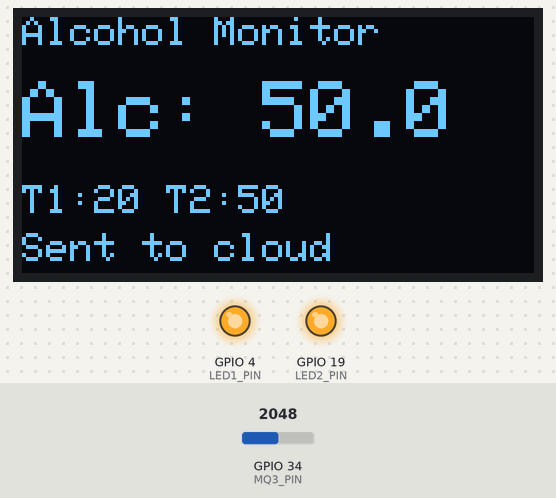
Recording of a program running on a simulated ESP32. Shown: 128×64 one-colour display, output pins drawn as LEDs (lit = HIGH). The inputs (shaded band) are chosen by the test bench; at power-on: GPIO 34 (MQ3_PIN) = 2048 (analog values on the 0–4095 scale). WiFi joins after 1.5 s; servers stay silent unless stated; EEPROM starts erased; no MQTT or app messages arrive unless stated; what the program prints to the serial monitor is not drawn.

Above: at 2.7 s.
2.8 s: GPIO 34 (MQ3_PIN) set to 1982
At 4.3 s:
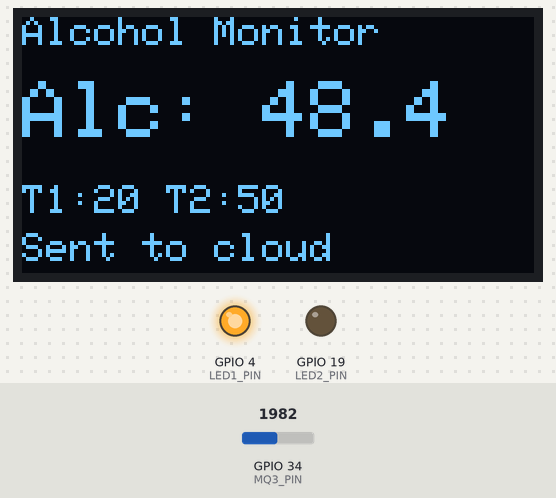
5.1 s: GPIO 34 (MQ3_PIN) set to 887
At 6.8 s:
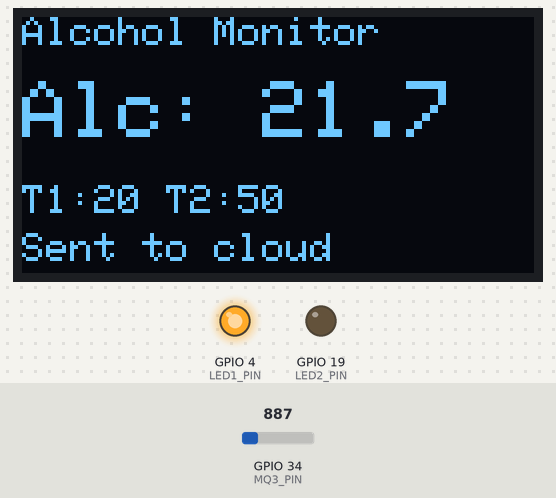
7.1 s: GPIO 34 (MQ3_PIN) set to 763
At 8.6 s:
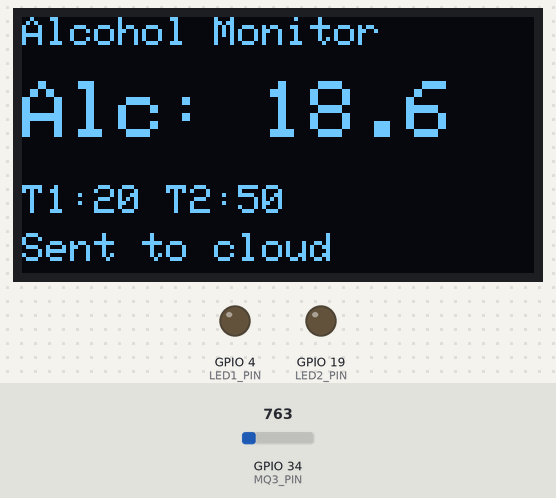
9.1 s: GPIO 34 (MQ3_PIN) set to 427
At 10.1 s:
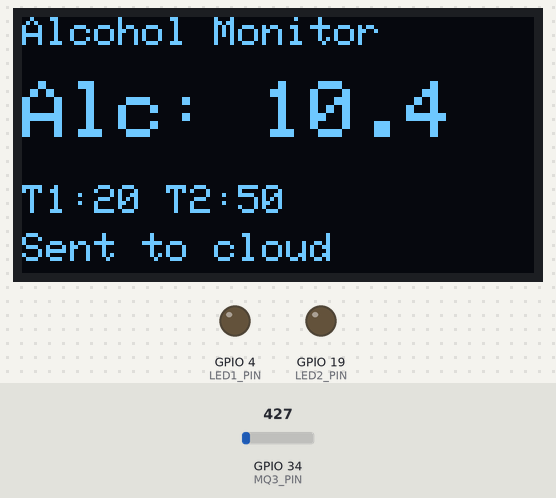
12.1 s: GPIO 34 (MQ3_PIN) set to 381
At 15.2 s:
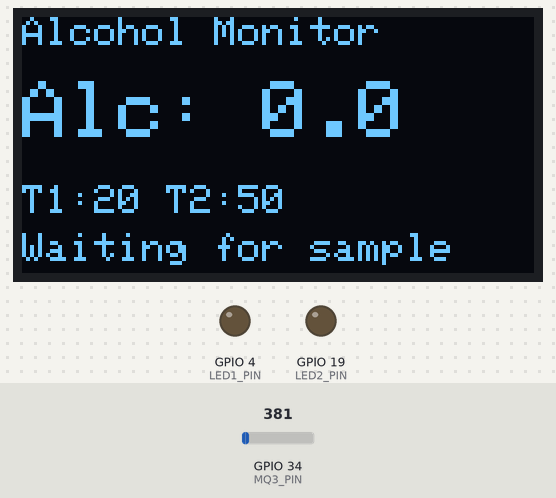
Timing chart, 0 to 16.7 s (numbered marks = the images above; inputs shaded):
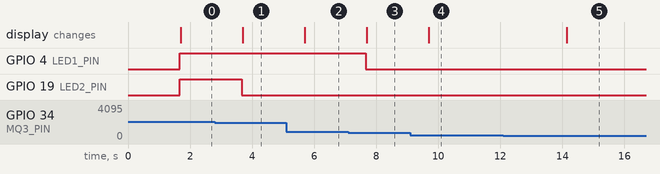

The program:

main.cpp
```cpp
#include <Arduino.h>
#include <ArduinoJson.h>
#include <Adafruit_GFX.h>
#include <Adafruit_SSD1306.h>
#include <HTTPClient.h>
#include <Preferences.h>
#include <PubSubClient.h>
#include <WiFi.h>
#include <WiFiClientSecure.h>
#include <Wire.h>

#include "secrets.h"

// ส่งผลวัดเข้า Firebase Realtime Database (แอปไม่ได้อ่านส่วนนี้ ใช้ Firestore แทน)
// ปิดไว้เป็นค่าเริ่มต้น เพราะต้องเปิด RTDB rules ให้เขียนได้โดยไม่ล็อกอิน
// และ HTTPS แบบ blocking ทำให้ loop ค้าง เปิดได้ด้วย build flag -D ENABLE_FIREBASE_RTDB=1
#ifndef ENABLE_FIREBASE_RTDB
#define ENABLE_FIREBASE_RTDB 0
#endif

const char *mqttServer = "mqtt.netpie.io";
const int mqttPort = 1883;

const char *topic_sub = "@msg/home/device_control";
const char *topic_pub = "@msg/home/device_status";
const char *data_pub = "@shadow/data/update";

const int OLED_SDA = 21;
const int OLED_SCL = 22;
const int LED1_PIN = 4;
const int LED2_PIN = 19;
const int MQ3_PIN = 34;

const uint8_t SCREEN_WIDTH = 128;
const uint8_t SCREEN_HEIGHT = 64;
const int OLED_RESET = -1;
const uint8_t OLED_ADDR = 0x3C;

const unsigned long SENSOR_READ_INTERVAL_MS = 1000; // อ่านเซ็นเซอร์ทุก 1 วินาที
const unsigned long DISPLAY_HOLD_MS = 2500; // แสดงค่าที่วัดได้ 2.5 วินาที ก่อนกลับไปหน้ารอวัดใหม่
const unsigned long HEARTBEAT_INTERVAL_MS = 5000; // ส่งสถานะให้แอปอย่างน้อยทุก 5 วินาที แม้ไม่มีการเป่า
const unsigned long MQTT_RETRY_INTERVAL_MS = 5000; // ลองต่อ MQTT ใหม่ทุก 5 วินาทีโดยไม่บล็อก loop
const unsigned long WIFI_CONNECT_TIMEOUT_MS = 15000;
const float MIN_REPORT_BAC = 10.0f;
const float BAC_MAX_VALUE = 100.0f;

float threshold1 = 20.0f;
float threshold2 = 50.0f;
float lastBacValue = 0.0f;
float lastDisplayedBac = 0.0f;
int lastRawValue = 0;
int alertLevel = 0;
unsigned long lastSensorReadAt = 0;
unsigned long lastDisplayValueAt = 0;
unsigned long lastStatusPublishAt = 0;
unsigned long lastMqttAttemptAt = 0;
bool displayReady = false;
bool displayHoldingValue = false;

WiFiClient wifiClient;
PubSubClient mqttClient(wifiClient);
Preferences preferences;
Adafruit_SSD1306 display(SCREEN_WIDTH, SCREEN_HEIGHT, &Wire, OLED_RESET);

// จำกัดค่า BAC ให้อยู่ในช่วงที่ระบบรองรับ
float clampBac(float value) {
  if (value < 0.0f) {
    return 0.0f;
  }
  if (value > BAC_MAX_VALUE) {
    return BAC_MAX_VALUE;
  }
  return value;
}

// ปัดทศนิยมให้เหลือ 1 ตำแหน่งเพื่อแสดงผล/ส่งข้อมูลให้สม่ำเสมอ
float roundOneDecimal(float value) {
  return roundf(value * 10.0f) / 10.0f;
}

// จัดระเบียบค่า threshold ให้อยู่ในช่วงถูกต้องและเรียงจากน้อยไปมาก
void normalizeThresholds() {
  threshold1 = clampBac(threshold1);
  threshold2 = clampBac(threshold2);

  // ถ้าสลับลำดับกันอยู่ ให้สลับกลับเพื่อกันเงื่อนไขผิดพลาด
  if (threshold1 > threshold2) {
    const float temp = threshold1;
    threshold1 = threshold2;
    threshold2 = temp;
  }
}

// โหลด threshold ที่แอปเคยตั้งไว้ ไม่ให้รีเซ็ตเป็น 20/50 ทุกครั้งที่บอร์ดรีบูต
void loadThresholds() {
  preferences.begin("alcohol", true);
  threshold1 = preferences.getFloat("t1", threshold1);
  threshold2 = preferences.getFloat("t2", threshold2);
  preferences.end();
  normalizeThresholds();
}

void saveThresholds() {
  preferences.begin("alcohol", false);
  preferences.putFloat("t1", threshold1);
  preferences.putFloat("t2", threshold2);
  preferences.end();
}

// อ่านค่าเซ็นเซอร์หลายครั้งแล้วเฉลี่ย เพื่อลดสัญญาณรบกวน
int readAlcoholRaw() {
  long total = 0;
  const int sampleCount = 10;

  for (int sample = 0; sample < sampleCount; sample++) {
    total += analogRead(MQ3_PIN);
    delay(5);
  }

  return total / sampleCount;
}

// แปลงค่าดิบเป็นเปอร์เซ็นต์  ตามสเกล 0-100
float convertRawToBac(int rawValue) {
  return clampBac((rawValue / 4095.0f) * BAC_MAX_VALUE);
}

// วาดข้อมูลสถานะทั้งหมดลง OLED
void renderDisplay(float bacValue, bool showMeasuredValue) {
  // ถ้า OLED ไม่พร้อม ให้ข้ามทันที
  if (!displayReady) {
    return;
  }

  display.clearDisplay();
  display.setTextColor(SSD1306_WHITE);
  display.setTextSize(1);
  display.setCursor(0, 0);
  display.println("Alcohol Monitor");

  display.setTextSize(2);
  display.setCursor(0, 16);
  display.print("Alc: ");
  display.println(roundOneDecimal(showMeasuredValue ? bacValue : 0.0f), 1);

  display.setTextSize(1);
  display.setCursor(0, 42);
  display.print("T1:");
  display.print(roundOneDecimal(threshold1), 0);
  display.print(" T2:");
  display.println(roundOneDecimal(threshold2), 0);

  display.setCursor(0, 54);
  if (showMeasuredValue) {
    display.print("Sent to cloud");
  } else {
    display.print("Waiting for sample");
  }

  display.display();
}

// อัปเดตระดับแจ้งเตือน และควบคุม LED ตามค่า BAC
void updateAlertOutputs(float bacValue) {
  if (bacValue >= threshold2) {
    alertLevel = 2;
  } else if (bacValue >= threshold1) {
    alertLevel = 1;
  } else {
    alertLevel = 0;
  }

  digitalWrite(LED1_PIN, alertLevel >= 1 ? HIGH : LOW);
  digitalWrite(LED2_PIN, alertLevel >= 2 ? HIGH : LOW);
}

// ส่งสถานะล่าสุดขึ้น Shadow ของ NetPIE
void publishShadow() {
  if (!mqttClient.connected()) {
    Serial.println("Shadow publish skipped: MQTT disconnected");
    return;
  }

  const int led1State = digitalRead(LED1_PIN);
  const int led2State = digitalRead(LED2_PIN);

  StaticJsonDocument<384> doc;
  JsonObject data = doc.createNestedObject("data");
  data["red"] = led2State;
  data["yellow"] = led1State;
  data["bac"] = roundOneDecimal(lastBacValue);
  data["raw"] = lastRawValue;
  data["alertLevel"] = alertLevel;
  data["threshold1"] = roundOneDecimal(threshold1);
  data["threshold2"] = roundOneDecimal(threshold2);

  char payload[384];
  serializeJson(doc, payload, sizeof(payload));
  const bool ok = mqttClient.publish(data_pub, payload, true);
  Serial.print("Shadow publish: ");
  Serial.println(ok ? "OK" : "FAIL");
}

// ส่งผลวัดและสถานะไปที่ @msg/home/device_status ให้แอป
// ใช้ทั้งตอนมีการเป่า, heartbeat ทุก HEARTBEAT_INTERVAL_MS และตอบ ping จากแอป
void publishStatus() {
  if (!mqttClient.connected()) {
    Serial.println("MQTT publish skipped: MQTT disconnected");
    return;
  }
  lastStatusPublishAt = millis();

  StaticJsonDocument<256> doc;
  doc["bac"] = roundOneDecimal(lastBacValue);
  doc["raw"] = lastRawValue;
  doc["threshold1"] = roundOneDecimal(threshold1);
  doc["threshold2"] = roundOneDecimal(threshold2);
  doc["alertLevel"] = alertLevel;
  doc["millis"] = millis();

  char payload[256];
  serializeJson(doc, payload, sizeof(payload));
  if (!mqttClient.publish(topic_pub, payload)) {
    Serial.println("MQTT status publish: FAIL");
  }
}

// ส่งค่าการวัดไปเก็บใน Firebase Realtime Database
void sendToFirebase() {
#if ENABLE_FIREBASE_RTDB
  // ส่งเฉพาะตอนต่อ WiFi ได้เท่านั้น
  if (WiFi.status() != WL_CONNECTED) {
    return;
  }

  WiFiClientSecure secureClient;
  secureClient.setInsecure();

  HTTPClient https;
  const String url = String(Secrets::FIREBASE_BASE_URL) + "/measurements.json";
  if (!https.begin(secureClient, url)) {
    Serial.println("Firebase connection failed");
    return;
  }

  https.setTimeout(3000);
  https.addHeader("Content-Type", "application/json");

  StaticJsonDocument<256> doc;
  doc["bac"] = roundOneDecimal(lastBacValue);
  doc["raw"] = lastRawValue;
  doc["threshold1"] = roundOneDecimal(threshold1);
  doc["threshold2"] = roundOneDecimal(threshold2);
  doc["alertLevel"] = alertLevel;
  doc["millis"] = millis();

  String body;
  serializeJson(doc, body);
  const int httpCode = https.POST(body);
  Serial.print("Firebase HTTP code: ");
  Serial.println(httpCode);
  https.end();
#endif
}

// รับค่า threshold ใหม่จาก JSON และบังคับให้ค่าถูกต้องก่อนใช้งาน
void applyThresholdUpdate(JsonObjectConst source) {
  bool updated = false;

  // รับเฉพาะค่าที่เป็นตัวเลข กันค่าแปลก ๆ กลายเป็น 0 แล้วไฟเตือนติดตลอด
  if (source["threshold1"].is<float>()) {
    threshold1 = source["threshold1"].as<float>();
    updated = true;
  }
  if (source["threshold2"].is<float>()) {
    threshold2 = source["threshold2"].as<float>();
    updated = true;
  }

  if (!updated) {
    return;
  }

  normalizeThresholds();
  saveThresholds();
  updateAlertOutputs(lastBacValue);
  publishShadow();
  // ส่งสถานะทันที เพื่อให้แอปยืนยันได้ว่าบอร์ดรับค่าใหม่แล้ว
  publishStatus();
  renderDisplay(lastDisplayedBac, displayHoldingValue);

  Serial.print("Threshold updated: ");
  Serial.print(threshold1);
  Serial.print(", ");
  Serial.println(threshold2);
}

// callback เมื่อมีข้อความ MQTT เข้ามา
void callback(char *topic, byte *payload, unsigned int length) {
  (void)topic;

  String message;
  for (unsigned int index = 0; index < length; index++) {
    message += static_cast<char>(payload[index]);
  }

  Serial.print("Message arrived: ");
  Serial.println(message);

  StaticJsonDocument<256> doc;
  DeserializationError error = deserializeJson(doc, message);
  if (error) {
    Serial.print("Invalid JSON: ");
    Serial.println(error.c_str());
    return;
  }

  JsonObjectConst source = doc.as<JsonObjectConst>();
  if (doc["data"].is<JsonObjectConst>()) {
    source = doc["data"].as<JsonObjectConst>();
  }

  // แอปส่ง {"ping": 1} ตอนเชื่อมต่อ เพื่อขอสถานะทันทีโดยไม่ต้องรอ heartbeat
  if (source.containsKey("ping")) {
    publishStatus();
  }

  applyThresholdUpdate(source);
}

// เชื่อมต่อ WiFi โดยรอไม่เกิน WIFI_CONNECT_TIMEOUT_MS
// ถ้ายังต่อไม่ได้ก็ทำงานต่อ (อ่านเซนเซอร์/ไฟเตือนยังใช้ได้) และให้ ESP32 ต่อใหม่เอง
void setupWifi() {
  delay(10);
  Serial.print("Connecting to ");
  Serial.println(Secrets::WIFI_SSID);
  WiFi.mode(WIFI_STA);
  WiFi.setAutoReconnect(true);
  WiFi.begin(Secrets::WIFI_SSID, Secrets::WIFI_PASSWORD);

  const unsigned long startedAt = millis();
  while (WiFi.status() != WL_CONNECTED &&
         millis() - startedAt < WIFI_CONNECT_TIMEOUT_MS) {
    delay(500);
    Serial.print(".");
  }

  Serial.println(WiFi.status() == WL_CONNECTED
                     ? "\nWiFi connected"
                     : "\nWiFi not connected yet, continuing offline");
}

// ลองเชื่อม MQTT ใหม่ทีละครั้งตามรอบเวลา ไม่วนรอจนบอร์ดค้าง
// (เดิมวน while + delay ทำให้ไฟเตือนบนบอร์ดหยุดทำงานตอนเน็ตหลุด)
void reconnectMQTT() {
  if (WiFi.status() != WL_CONNECTED) {
    return;
  }
  const unsigned long now = millis();
  if (lastMqttAttemptAt != 0 && now - lastMqttAttemptAt < MQTT_RETRY_INTERVAL_MS) {
    return;
  }
  lastMqttAttemptAt = now;

  Serial.println("Attempting MQTT connection...");
  if (mqttClient.connect(
          Secrets::MQTT_CLIENT_ID,
          Secrets::MQTT_USERNAME,
          Secrets::MQTT_PASSWORD)) {
    Serial.println("Connected to NetPIE");
    mqttClient.subscribe(topic_sub);
    publishShadow();
    publishStatus();
  } else {
    Serial.print("MQTT failed, rc=");
    Serial.println(mqttClient.state());
  }
}

// เริ่มต้นจอ OLED และแสดงหน้าเริ่มต้น
void setupDisplay() {
  Wire.begin(OLED_SDA, OLED_SCL);
  displayReady = display.begin(SSD1306_SWITCHCAPVCC, OLED_ADDR);

  if (!displayReady) {
    Serial.println("OLED not found");
    return;
  }

  renderDisplay(0.0f, false);
}

// ตั้งค่าฮาร์ดแวร์และบริการทั้งหมดตอนบูต
void setup() {
  Serial.begin(115200);

  pinMode(LED1_PIN, OUTPUT);
  pinMode(LED2_PIN, OUTPUT);
  pinMode(MQ3_PIN, INPUT);

  digitalWrite(LED1_PIN, LOW);
  digitalWrite(LED2_PIN, LOW);

  analogReadResolution(12);
  analogSetPinAttenuation(MQ3_PIN, ADC_11db);
  loadThresholds();

  setupDisplay();
  setupWifi();

  mqttClient.setServer(mqttServer, mqttPort);
  mqttClient.setCallback(callback);
  mqttClient.setBufferSize(512);
}

// วนลูปหลัก: ดูแลการเชื่อมต่อ, อ่านเซ็นเซอร์, อัปเดตแจ้งเตือน, และส่งข้อมูล
void loop() {
  // ถ้าหลุด MQTT ให้ลองเชื่อมใหม่ แต่ยังอ่านเซนเซอร์และคุมไฟเตือนต่อไป
  if (!mqttClient.connected()) {
    reconnectMQTT();
  }
  mqttClient.loop();

  const unsigned long now = millis();
  // อ่านค่าเซ็นเซอร์ตามช่วงเวลา ไม่อ่านถี่เกินจำเป็น
  if (now - lastSensorReadAt >= SENSOR_READ_INTERVAL_MS) {
    lastSensorReadAt = now;

    lastRawValue = readAlcoholRaw();
    lastBacValue = roundOneDecimal(convertRawToBac(lastRawValue));
    updateAlertOutputs(lastBacValue);
    publishShadow();

    Serial.print("BAC: ");
    Serial.println(lastBacValue);

    // ส่งขึ้น cloud เฉพาะค่าที่เกินเกณฑ์ขั้นต่ำ
    if (lastBacValue > MIN_REPORT_BAC) {
      lastDisplayedBac = lastBacValue;
      lastDisplayValueAt = now;
      displayHoldingValue = true;
      renderDisplay(lastDisplayedBac, true);
      publishStatus();
      sendToFirebase();
    } else if (now - lastStatusPublishAt >= HEARTBEAT_INTERVAL_MS) {
      publishStatus();
    }
  }

  // ครบเวลาค้างหน้าจอแล้วกลับไปสถานะรอวัด
  if (displayHoldingValue && (now - lastDisplayValueAt >= DISPLAY_HOLD_MS)) {
    displayHoldingValue = false;
    lastDisplayedBac = 0.0f;
    renderDisplay(0.0f, false);
  }
}
```

secrets.example.h
```cpp
#pragma once

namespace Secrets {
static constexpr char WIFI_SSID[] = "your-wifi-ssid";
static constexpr char WIFI_PASSWORD[] = "your-wifi-password";

static constexpr char MQTT_CLIENT_ID[] = "your-netpie-client-id";
static constexpr char MQTT_USERNAME[] = "your-netpie-token";
static constexpr char MQTT_PASSWORD[] = "your-netpie-secret";

static constexpr char FIREBASE_BASE_URL[] =
    "https://your-project-default-rtdb.asia-southeast1.firebasedatabase.app";
}  // namespace Secrets
```

Measured:
- the behaviour switches between 2046 and 2045 on GPIO 34 (MQ3_PIN) (found by bisection; images 0 and 1)
- the behaviour switches between 817 and 816 on GPIO 34 (MQ3_PIN) (found by bisection; images 2 and 3)
- the behaviour switches between 412 and 411 on GPIO 34 (MQ3_PIN) (found by bisection; images 4 and 5)
- after the input at 2.8 s, GPIO 19 (LED2_PIN): HIGH → LOW after 0.87 s; the display: changes after 0.90 s (image 1)
- after the input at 5.1 s, the display: changes after 0.60 s (image 2)
- after the input at 7.1 s, GPIO 4 (LED1_PIN): HIGH → LOW after 0.57 s; the display: changes after 0.60 s (image 3)
- after the input at 9.1 s, the display: changes after 0.60 s (image 4)
- after the input at 12.1 s, the display: changes after 2.0 s (image 5)
